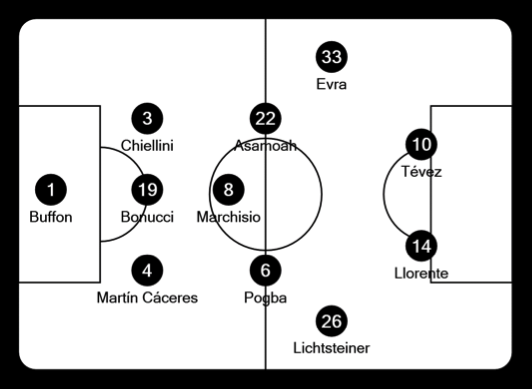
#> input picture data/lineup/2014-15/matchday1/png/2014316_lu-Juventus.png, 532 x 389 px
$ python test.py
#> lines starting #> are read from the running program, lines starting #| are printed output that depends on the picture
import cv2
import numpy as np
from matplotlib import pyplot as plt

img = cv2.imread('2014316_lu-Juventus.png', 0)
#> img: shape (389, 532); min 0, max 255, mean 196.6
img = cv2.medianBlur(img, 5)
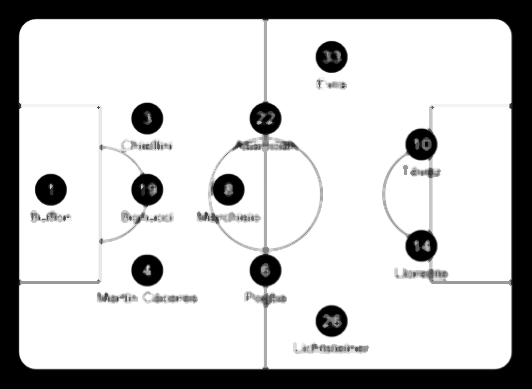
#> img: shape (389, 532); min 0, max 255, mean 198.4

cimg = cv2.cvtColor(img,cv2.COLOR_GRAY2BGR)

circles = cv2.HoughCircles(img,cv2.HOUGH_GRADIENT,1,20,
                            param1=20,param2=40,minRadius=0,maxRadius=16)
#> circles = [[50.5, 189.5, 15.4], [331.5, 320.5, 15.4], [331.5, 56.5, 15.4], [146.5, 269.5, 15.4], [146.5, 118.5, 15.4], [265.5, 117.5, 15.4]]
print(("detected %s circles" % (len(circles))))
#| detected 1 circles
circles = np.uint16(np.around(circles))
#> circles = [[50, 190, 15], [332, 320, 15], [332, 56, 15], [146, 270, 15], [146, 118, 15], [266, 118, 15]]
row, col = img.shape
#> row = 389; col = 532
print(("row: %s, col: %s" % (row, col)))
#| row: 389, col: 532
for index, i in enumerate(circles[0,:]):

    if i[0] <= row and i[1] <= col:
        print(("i[2] = %s" % i[2]))
        px = img[i[0]-2, i[1]]
        if px == 255 and i[2] < 17:
            print(("drawing circle %s" % index))
            # draw the outer circle
            cv2.circle(cimg,(i[0],i[1]),i[2],(0,255,0),2)
            print(("px is: %s" % px))
            cv2.circle(cimg,(i[0],i[1]),2,(0,0,255),3)
#> this loop made 6 passes
#> (i, px) on passes 1 to 6: ([50, 190, 15], 255), ([332, 320, 15], 4), ([332, 56, 15], 255), ([146, 270, 15], 173), ([146, 118, 15], 255), ([266, 118, 15], 255)
#| i[2] = 15
#| drawing circle 0
#| px is: 255
#| i[2] = 15
#| i[2] = 15
#| drawing circle 2
#| px is: 255
#| i[2] = 15
#| i[2] = 15
#| drawing circle 4
#> (further printed lines are left out)
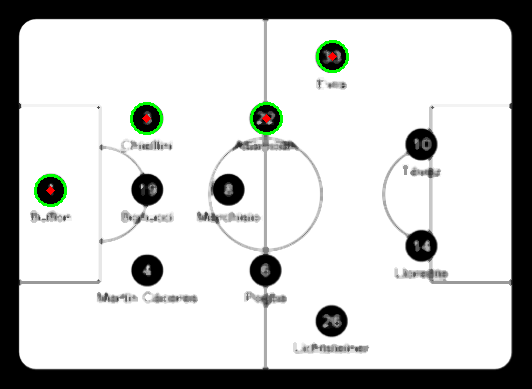
#> cimg: shape (389, 532, 3); mean B, G, R 198, 199.4, 198.2

cv2.imshow('detected circles',cimg)
cv2.waitKey(0)
cv2.destroyAllWindows()

$ run again, with data/lineup/2014-15/matchday1/png/2014307_lu-AS_Roma.png copied over data/lineup/2014-15/matchday1/png/2014316_lu-Juventus.png
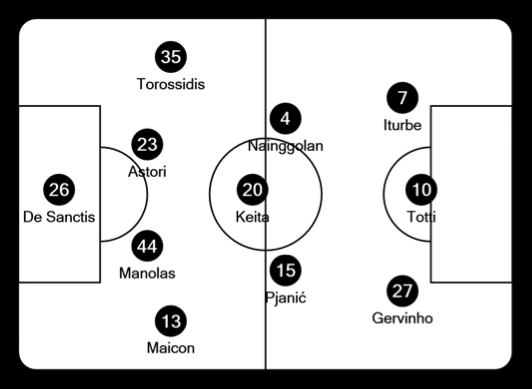
#> input picture data/lineup/2014-15/matchday1/png/2014307_lu-AS_Roma.png, 532 x 389 px
#> `img = cv2.medianBlur(img, 5)`:
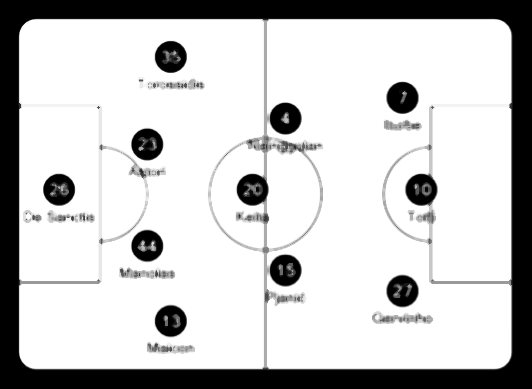
#> img: shape (389, 532); min 0, max 255, mean 198.6
#> `circles = cv2.HoughCircles(img,cv2.HOUGH_GRADIENT,1,20, param1=20,para..`: circles = [[146.5, 245.5, 15.4], [170.5, 320.5, 15.4], [58.5, 189.5, 15.4], [170.5, 56.5, 15.4], [402.5, 290.5, 15.4], [285.5, 269.5, 15.4], [402.5, 97.5, 15.4], [252.5, 189.5, 15.4], [285.5, 118.5, 15.4]]
#| detected 1 circles
#> `circles = np.uint16(np.around(circles))`: circles = [[146, 246, 15], [170, 320, 15], [58, 190, 15], [170, 56, 15], [402, 290, 15], [286, 270, 15], [402, 98, 15], [252, 190, 15], [286, 118, 15]]
#| row: 389, col: 532
#> the loop `for index, i in enumerate(circles[0,:]): ` made 9 passes
#> (i, px) on passes 1, 2, 3, 4, 6, 8, 9: ([146, 246, 15], 247), ([170, 320, 15], 255), ([58, 190, 15], 255), ([170, 56, 15], 255), ([286, 270, 15], 255), ([252, 190, 15], 255), ([286, 118, 15], 255)
#> (printed output is left out)
#> after the loop `for index, i in enumerate(circles[0,:]):`:
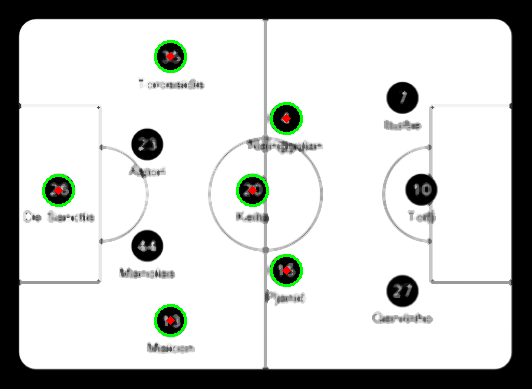
#> cimg: shape (389, 532, 3); mean B, G, R 197.9, 200, 198.2

$ run again, with data/lineup/2014-15/matchday1/png/2014307_lu-PFC_CSKA_Moskva.png copied over data/lineup/2014-15/matchday1/png/2014316_lu-Juventus.png
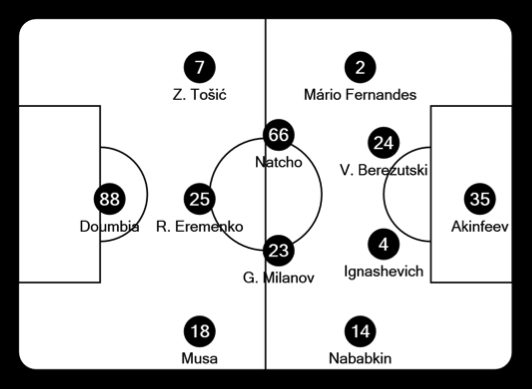
#> input picture data/lineup/2014-15/matchday1/png/2014307_lu-PFC_CSKA_Moskva.png, 532 x 389 px
#> `img = cv2.medianBlur(img, 5)`:
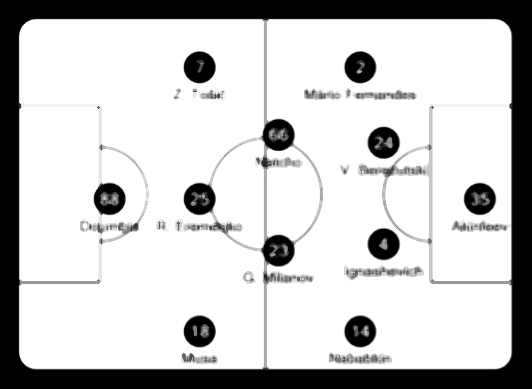
#> img: shape (389, 532); min 0, max 255, mean 198.1
#> `circles = cv2.HoughCircles(img,cv2.HOUGH_GRADIENT,1,20, param1=20,para..`: circles = [[383.5, 243.5, 15.4], [199.5, 198.5, 15.4], [109.5, 198.5, 15.4], [199.5, 331.5, 15.4]]
#| detected 1 circles
#> `circles = np.uint16(np.around(circles))`: circles = [[384, 244, 15], [200, 198, 15], [110, 198, 15], [200, 332, 15]]
#| row: 389, col: 532
#> the loop `for index, i in enumerate(circles[0,:]): ` made 4 passes
#> (i, px) on passes 1 to 4: ([384, 244, 15], 0), ([200, 198, 15], 45), ([110, 198, 15], 255), ([200, 332, 15], 255)
#> (printed output is left out)
#> after the loop `for index, i in enumerate(circles[0,:]):`:
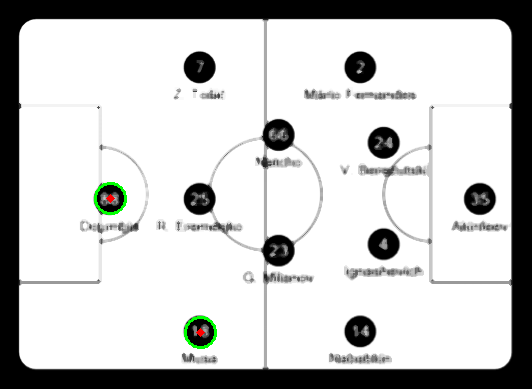
#> cimg: shape (389, 532, 3); mean B, G, R 197.9, 198.6, 198
